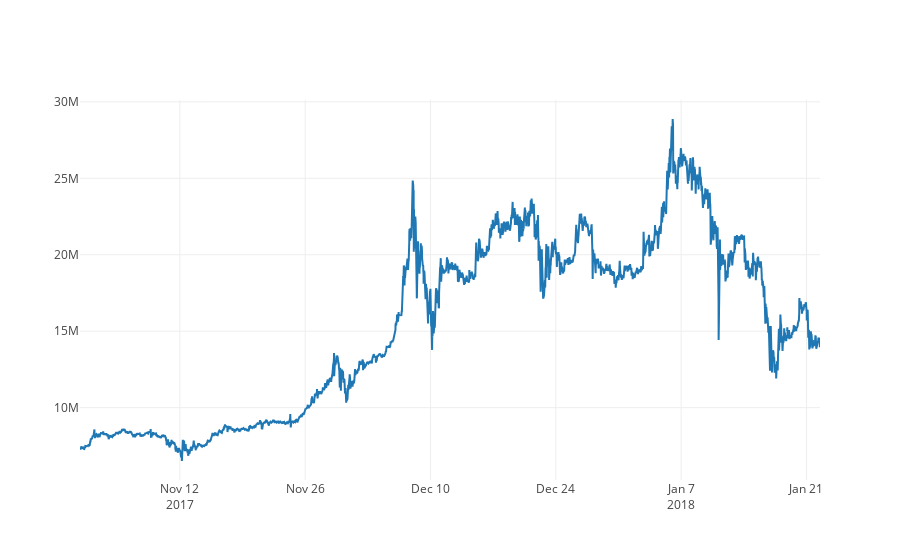

Write notebook code for a chart like this one.
### Code cell
# 캔들 그래프는 메모리를 많이 먹는지 느려진다 ㅠㅠ
'''
trace = go.Ohlc(x=df.index,
                open=df.open,
                high=df.high,
                low=df.low,
                close=df.close)
py.iplot([trace])
'''

# 종가 그래프만 그려보자 
trace = go.Scatter(x=df.index, y=df.close)
py.iplot([trace])

### Figure 1 — Plotly figure (JSON) as saved in the notebook; plotly's stock layout.template omitted (floating-point values rounded to 4 significant figures; data arrays with more than 128 entries replaced by an {"elided": "..."} marker saying what was removed)
{"data": [{"type": "scatter", "x": {"elided": "7937 str values"}, "y": {"elided": "7937 int values"}}], "layout": {}}
